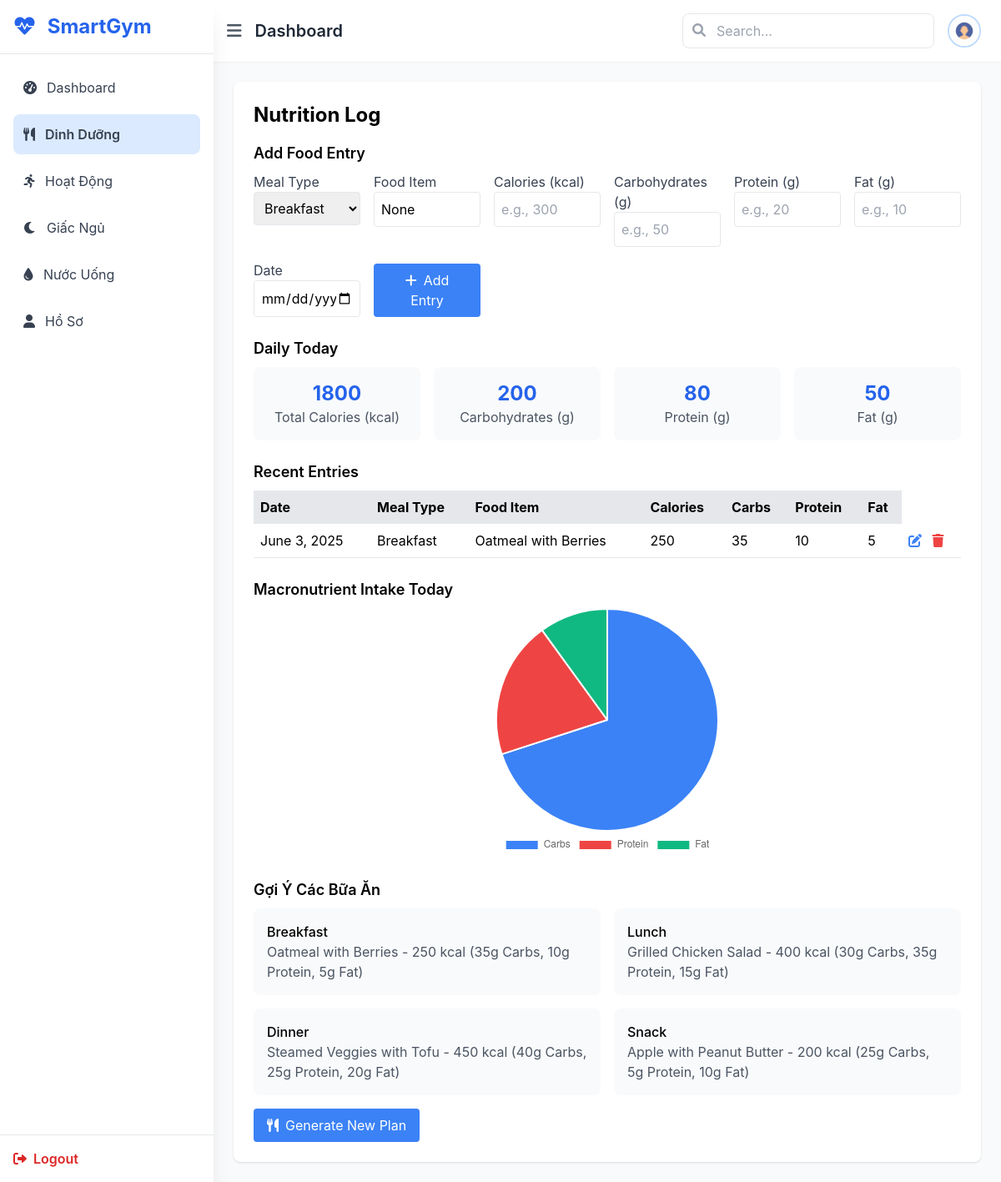
Page /nutrition/ (signed in) on the earlier database version.
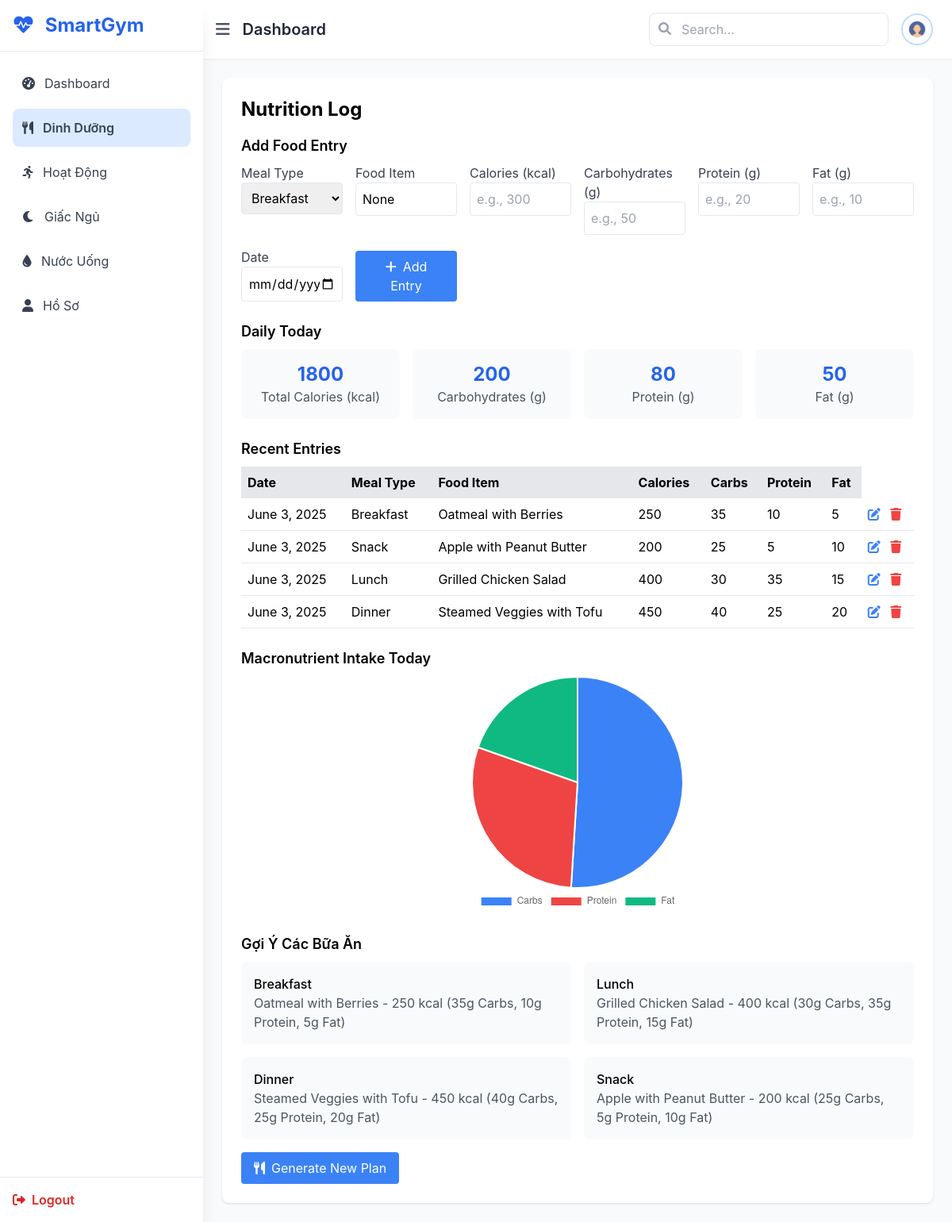
Same page on the later database version.
### nutrition/models.py (models this page shows, shortened)
class FoodEntry(models.Model):
    MEAL_CHOICES = [
        ('breakfast', 'Breakfast'),
        ('lunch', 'Lunch'),
        ('dinner', 'Dinner'),
        ('snack', 'Snack'),
    ]
    user = models.ForeignKey(settings.AUTH_USER_MODEL, on_delete=models.CASCADE)
    date = models.DateField()
    meal_type = models.CharField(max_length=10, choices=MEAL_CHOICES)
    food_name = models.CharField(max_length=100)
    calories = models.PositiveIntegerField()
    carbs = models.PositiveIntegerField()
    protein = models.PositiveIntegerField()
    fat = models.PositiveIntegerField()

class SuggestedMeal(models.Model):
    MEAL_TYPE_CHOICES = [
        ('breakfast', 'Breakfast'),
        ('lunch', 'Lunch'),
        ('dinner', 'Dinner'),
        ('snack', 'Snack'),
    ]
    GOAL_CHOICES = [
        ('weight_loss', 'Weight Loss'),
        ('muscle_gain', 'Muscle Gain'),
        ('maintenance', 'Maintenance'),
        ('energy', 'Improve Energy'),
    ]
    goal_type = models.CharField(max_length=20, choices=GOAL_CHOICES)
    bmi_min = models.FloatField()
    bmi_max = models.FloatField()
    meal_type = models.CharField(max_length=10, choices=MEAL_TYPE_CHOICES)
    meal_name = models.CharField(max_length=100)
    calories = models.PositiveIntegerField()
    carbs = models.PositiveIntegerField()
    protein = models.PositiveIntegerField()
    fat = models.PositiveIntegerField()

### main/views.py (the view)
# urls.py: path('nutrition/', views.nutrition, name='nutrition'),
@login_required
def nutrition(request):
    user = request.user
    today = date.today()
    saved_plan = None
    suggested_meals = []
    entries = FoodEntry.objects.filter(user=user, date=today)
    totals = entries.aggregate(
        total_carbs=Sum('carbs'),
        total_protein=Sum('protein'),
        total_fat=Sum('fat'),
    )
    if request.method == 'POST':
        form = FoodEntryForm(request.POST)
        if form.is_valid():
            new_entry = form.save(commit=False)
            new_entry.user = user
            new_entry.save()
            return redirect('nutrition')
    else:
        form = FoodEntryForm()
    try:
        saved_plan = SavedMealPlan.objects.get(user=user)
        bmi = user.bmi
        suggested_meals = SuggestedMeal.objects.filter(
            goal_type=saved_plan.goal_type,
            bmi_min__lte=bmi,
            bmi_max__gte=bmi
        )
    except SavedMealPlan.DoesNotExist:
        pass
    return render(request, 'main/nutrition.html', {
        'saved_plan': saved_plan,
        'suggested_meals': suggested_meals,
        'entries': entries,
        'form': form,
        'totals': totals,  # <== truyền vào template
    })

### nutrition/forms.py
class FoodEntryForm(forms.ModelForm):
    class Meta:
        model = FoodEntry
        fields = ['meal_type', 'food_name', 'calories', 'carbs', 'protein', 'fat', 'date']
        widgets = {
            'date': forms.DateInput(attrs={'type': 'date'}),
            'meal_type': forms.Select(attrs={'class': 'w-full p-2 border rounded'}),
            'food_name': forms.TextInput(attrs={'class': 'w-full p-2 border rounded'}),
            'calories': forms.NumberInput(attrs={'class': 'w-full p-2 border rounded'}),
            'carbs': forms.NumberInput(attrs={'class': 'w-full p-2 border rounded'}),
            'protein': forms.NumberInput(attrs={'class': 'w-full p-2 border rounded'}),
            'fat': forms.NumberInput(attrs={'class': 'w-full p-2 border rounded'}),
        }

### accounts/models.py (called while the page is built)
    @property
    def bmi(self):
        if self.height_cm and self.weight_kg:
            height_m = self.height_cm / 100
            return round(self.weight_kg / (height_m ** 2), 1)
        return None

### main/templates/main/nutrition.html (shortened to what the changed rows need)
{% extends 'main/base.html' %}
{% load static %}
{% load form_filters %}
{% block content %}
<div class="bg-white p-6 rounded-lg shadow">
    <h2 class="text-2xl font-bold mb-4">Nutrition Log</h2>
    <div class="mb-6">
        <div class="overflow-x-auto">
            <table class="w-full text-left">
                <thead>
                    <tr class="bg-gray-200">
                        <th class="p-2">Date</th>
                        <th class="p-2">Meal Type</th>
                        <th class="p-2">Food Item</th>
                        <th class="p-2">Calories</th>
                        <th class="p-2">Carbs</th>
                        <th class="p-2">Protein</th>
                        <th class="p-2">Fat</th>
                    </tr>
                </thead>
                <tbody>
                    {% for entry in entries %}
                    <tr class="border-b">
                        <td class="p-2">{{ entry.date }}</td>
                        <td class="p-2">{{ entry.meal_type|capfirst }}</td>
                        <td class="p-2">{{ entry.food_name }}</td>
                        <td class="p-2">{{ entry.calories }}</td>
                        <td class="p-2">{{ entry.carbs }}</td>
                        <td class="p-2">{{ entry.protein }}</td>
                        <td class="p-2">{{ entry.fat }}</td>
                        <td class="p-2">
                            <a href="{% url 'edit_food_entry' entry.id %}" class="text-blue-500 hover:text-blue-700 mr-2">
                                <i class="fas fa-edit"></i>
                            </a>
                            <a href="{% url 'delete_food_entry' entry.id %}" class="text-red-500 hover:text-red-700">
                                <i class="fas fa-trash"></i>
                            </a>
                        </td>
                    </tr>
                    {% empty %}
                    <tr>
                        <td class="p-2" colspan="7">No entries yet today.</td>
                    </tr>
                    {% endfor %}
                </tbody>
            </table>
        </div>
    </div>
<div class="mb-6">
    <div class="chart-container">
        <canvas id="intakeChart"></canvas>
    </div>
</div>
    {% if suggested_meals %}
    <div>
        <div class="grid grid-cols-1 md:grid-cols-2 gap-4">
            {% for meal in suggested_meals %}
            <div class="bg-gray-50 p-4 rounded-lg">
                <h4 class="font-medium capitalize">{{ meal.meal_type }}</h4>
                <p class="text-gray-600">{{ meal.meal_name }} - {{ meal.calories }} kcal ({{ meal.carbs }}g Carbs, {{ meal.protein }}g Protein, {{ meal.fat }}g Fat)</p>
            </div>
            {% endfor %}
        </div>
    </div>
    {% endif %}
</div>
<script>
    // Chuyển đổi giá trị từ Django sang số thực (float)
    const carbAmount = parseFloat("{{ totals.total_carbs|default:0 }}");
    const proteinAmount = parseFloat("{{ totals.total_protein|default:0 }}");
    const fatAmount = parseFloat("{{ totals.total_fat|default:0 }}");
    const intakeData = {
        labels: ["Carbs", "Protein", "Fat"],
        datasets: [{
            data: [carbAmount, proteinAmount, fatAmount],  // Giữ nguyên số thực
            backgroundColor: [
                "rgb(59, 130, 246)",
                "rgb(239, 68, 68)",
                "rgb(16, 185, 129)"
            ],
            borderColor: "#fff",
            borderWidth: 2
        }]
    };
    document.addEventListener("DOMContentLoaded", function () {
        const intakeCtx = document.getElementById("intakeChart").getContext("2d");
        new Chart(intakeCtx, {
            type: "pie",
            data: intakeData,
            options: {
                responsive: true,
                maintainAspectRatio: false,
                plugins: {
                    legend: { position: "bottom" }
                }
            }
        });
    });
</script>
{% endblock %}

Differences in the rows shown:
added FoodEntry: date "June 3, 2025", meal_type "Snack", food_name "Apple with Peanut Butter", calories "200", carbs "25", protein "5", fat "10"
added FoodEntry: date "June 3, 2025", meal_type "Lunch", food_name "Grilled Chicken Salad", calories "400", carbs "30", protein "35", fat "15"
added FoodEntry: date "June 3, 2025", meal_type "Dinner", food_name "Steamed Veggies with Tofu", calories "450", carbs "40", protein "25", fat "20"
Other differences:
chart data {{ totals.total_carbs|default:0 }}: 35 → 130
chart data {{ totals.total_protein|default:0 }}: 10 → 75
chart data {{ totals.total_fat|default:0 }}: 5 → 50
